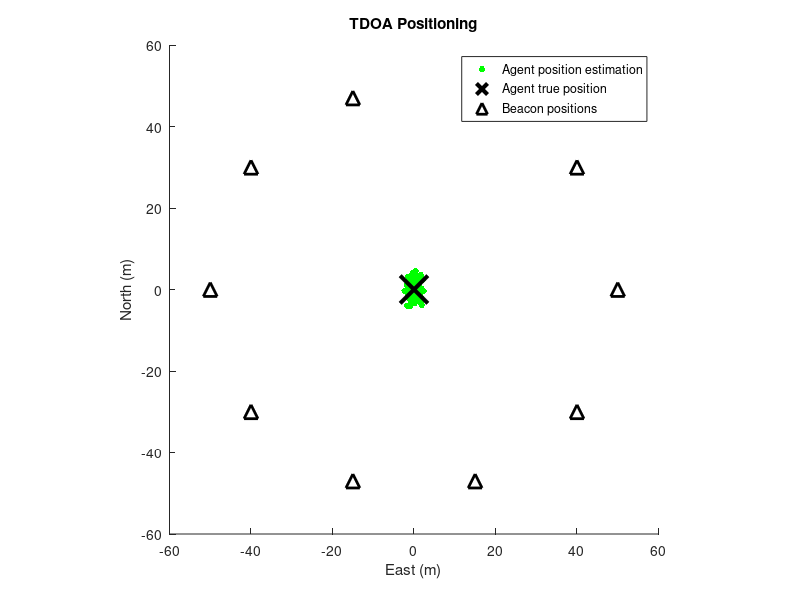

Write MATLAB code to recreate this figure.
% ------------------------------------------------------------------------
% Example for indoor positioning by time-difference-of-arrival (TDOA) measurements
% Estimated by iterative least-squares
%
% by GH.Zhang 2022/05/26
% guo-hao.zhang@connect.polyu.hk
% ------------------------------------------------------------------------
clc;
clear;
close all;

%% Estimation Setup
% Speed of light
c = 299792458;

% Import TOA measurement data and environment parameters
load("Example_data.mat");

% Operation time
T = size(data,2);

% Initialize agent approximate state (initial agent clock offset = 0)
x_a0 = x_a_initial;

% Select master beacon
j = 10;

%% Positioning with TOA measurements by iterative least-squares

% Position estimation on each epoch
for t = 1:T

    % Initialize agent state offset (initial agent clock offset update = 0)
    delta_x_a = [1e9; 1e9; 1e9];

    % Initialize iteration steps
    k = 0;

    % Initialize agent approximate state (initial agent clock offset = 0)
    x_a0 = x_a_initial;

    % Obtain range observation from master beacon
    d_a_j = c*data{t}(j).TOA;

    % Beacon numbers during positioning
    I = size(data{t},2);

    % iterative estimation until convergence or iteration step exceeds 
    % the limitation
    while norm(delta_x_a(1:3,1)) > 1e-3 && k < 50

        % clear variables from last estimation epoch
        clear d_a z_a z_a0 delta_z_a0 H_a0;

        % Establish variables for each beacon except master beacon
        for i = setdiff(1:I,j)

            % Obtain range observation by ranging measurement
            d_a(i,1) = c*data{t}(i).TOA;

            % Obtain differential range observation by range observations
            z_a(i,1) = d_a(i,1) - d_a_j;

            % Obtain approximate differential range information by beacon 
            % positions, master beacon position and agent approximate state
            z_a0(i,1) = norm(x_beacons(1:3,i) - x_a0) - ...
                        norm(x_beacons(1:3,j) - x_a0);

            % Calculate differential range offset from approximate 
            % differential range information to the received differential 
            % range observation 
            delta_z_a0(i,1) = z_a(i,1) - z_a0(i,1);

            % Calculate differential line-of-sight vector from each beacon 
            % to agent with respect to that from  master beacon to agent
            H_a0(i,1:3) = (x_a0 - x_beacons(1:3,i))'./norm(x_a0 - x_beacons(1:3,i)) -...
                          (x_a0 - x_beacons(1:3,j))'./norm(x_a0 - x_beacons(1:3,j));
        end
        
        % Exclude rows related to the master beacon in linear relatioships
        if size(delta_z_a0,1)>I-1
            delta_z_a0(j,:) = [];
            H_a0(j,:) = [];
        end

        % Establish linear relationships between differential range offset, 
        % measurement matrix, and state offset. Solve the state offset by 
        % least-sqaures estimation 
        delta_x_a = inv(H_a0'*H_a0)*H_a0'*delta_z_a0;

        % Update approximate agent state by the estimated state offset
        x_a0 = x_a0 + delta_x_a;

        % interation step update
        k = k + 1;
    end

    % Obtain agent position estimation from the converged state estimation
    x_a_est(1:3,t) = x_a0;
end

%% Visualize agent position estimation results
figure(1);
hold on;
plot(x_a_est(1,:),x_a_est(2,:),'g.','MarkerSize',15,'LineWidth',2);
plot(x_a(1),x_a(2),'kx','MarkerFaceColor','none','MarkerSize',20,'LineWidth',3);
plot(x_beacons(1,:),x_beacons(2,:),'k^','MarkerFaceColor','w','MarkerSize',10,'LineWidth',2);
xlabel('East (m)');
xlim([-60,60]);
ylabel('North (m)');
ylim([-60,60]);
axis equal
legend('Agent position estimation','Agent true position','Beacon positions')
title('TDOA Positioning');






















